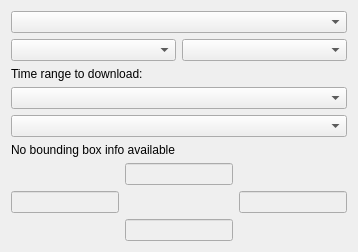
                <widget class="QWidget" name="tab_WMS">
                 <attribute name="title">
                  <string>WMS</string>
                 </attribute>
                 <layout class="QGridLayout" name="gridLayout_4">
                  <item row="0" column="0">
                   <layout class="QVBoxLayout" name="tab_WMS_layout">
                    <item>
                     <widget class="QComboBox" name="combo_wms_layer"/>
                    </item>
                    <item>
                     <layout class="QHBoxLayout" name="layout_wms_style">
                      <item>
                       <widget class="QComboBox" name="combo_wms_style_type">
                        <property name="toolTip">
                         <string>Style draw type</string>
                        </property>
                       </widget>
                      </item>
                      <item>
                       <widget class="QComboBox" name="combo_wms_style_palette">
                        <property name="toolTip">
                         <string>Style color palette to use</string>
                        </property>
                       </widget>
                      </item>
                     </layout>
                    </item>
                    <item>
                     <widget class="QLabel" name="WMSLabelTimeRange">
                      <property name="text">
                       <string>Time range to download:</string>
                      </property>
                     </widget>
                    </item>
                    <item>
                     <widget class="QComboBox" name="combo_wms_time">
                      <property name="toolTip">
                       <string>First time value to download for this layer</string>
                      </property>
                     </widget>
                    </item>
                    <item>
                     <widget class="QComboBox" name="combo_wms_time_last">
                      <property name="toolTip">
                       <string>Last time value to download for this layer
(If set, will download all the layers between the first and last times)</string>
                      </property>
                     </widget>
                    </item>
                    <item>
                     <widget class="QLabel" name="WMSBoundingBoxInfo">
                      <property name="text">
                       <string>No bounding box info available</string>
                      </property>
                     </widget>
                    </item>
                    <item>
                     <layout class="QGridLayout" name="WMS_Bounds">
                      <item row="1" column="1">
                       <widget class="QLabel" name="WMS_northLabel">
                        <property name="text">
                         <string/>
                        </property>
                       </widget>
                      </item>
                      <item row="1" column="2">
                       <widget class="QLineEdit" name="WMS_eastBound">
                        <property name="enabled">
                         <bool>false</bool>
                        </property>
                       </widget>
                      </item>
                      <item row="1" column="0">
                       <widget class="QLineEdit" name="WMS_westBound">
                        <property name="enabled">
                         <bool>false</bool>
                        </property>
                       </widget>
                      </item>
                      <item row="2" column="1">
                       <widget class="QLineEdit" name="WMS_southBound">
                        <property name="enabled">
                         <bool>false</bool>
                        </property>
                       </widget>
                      </item>
                      <item row="0" column="1">
                       <widget class="QLineEdit" name="WMS_northBound">
                        <property name="enabled">
                         <bool>false</bool>
                        </property>
                       </widget>
                      </item>
                     </layout>
                    </item>
                   </layout>
                  </item>
                 </layout>
                </widget>
